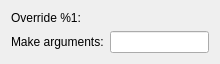
<?xml version="1.0" encoding="UTF-8"?>
<ui version="4.0">
 <class>QmakeProjectManager::Internal::MakeStep</class>
 <widget class="QWidget" name="QmakeProjectManager::Internal::MakeStep">
  <property name="geometry">
   <rect>
    <x>0</x>
    <y>0</y>
    <width>220</width>
    <height>62</height>
   </rect>
  </property>
  <layout class="QGridLayout" name="gridLayout">
   <item row="0" column="0">
    <widget class="QLabel" name="makeLabel">
     <property name="text">
      <string>Override %1:</string>
     </property>
    </widget>
   </item>
   <item row="0" column="1">
    <widget class="Utils::PathChooser" name="makePathChooser" native="true"/>
   </item>
   <item row="1" column="0">
    <widget class="QLabel" name="makeArgumentsLabel">
     <property name="text">
      <string>Make arguments:</string>
     </property>
    </widget>
   </item>
   <item row="1" column="1">
    <widget class="QLineEdit" name="makeArgumentsLineEdit"/>
   </item>
  </layout>
 </widget>
 <customwidgets>
  <customwidget>
   <class>Utils::PathChooser</class>
   <extends>QWidget</extends>
   <header location="global">utils/pathchooser.h</header>
   <container>1</container>
   <slots>
    <signal>editingFinished()</signal>
    <signal>browsingFinished()</signal>
   </slots>
  </customwidget>
 </customwidgets>
 <resources/>
 <connections/>
</ui>
